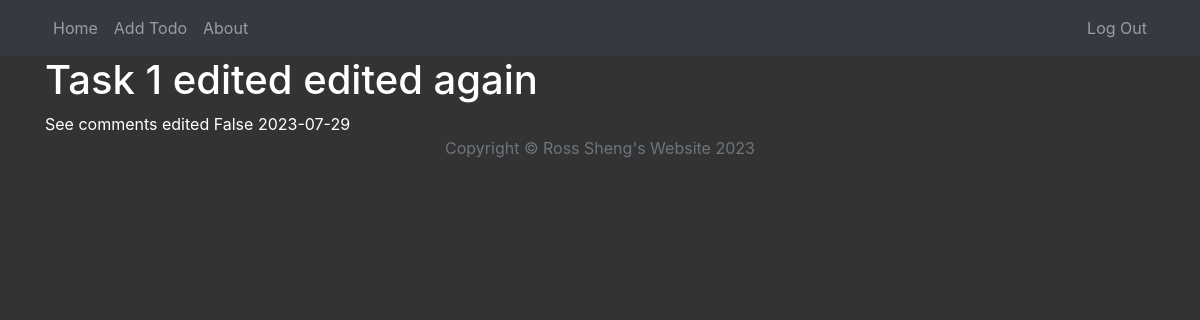
/todo/1, run on the app's committed database.
### main.py (models this page shows)
class ToDo(db.Model):
    __tablename__ = "todos"
    id = db.Column(db.Integer, primary_key=True)
    author_id = db.Column(db.Integer, db.ForeignKey("users.id"))
    author = relationship("User", back_populates="todos")
    title = db.Column(db.String(250), unique=True, nullable=False)
    priority = db.Column(db.Boolean, nullable=False)
    due_date = db.Column(db.DateTime, nullable=False)
    body = db.Column(db.Text, nullable=False)

### main.py (the view)
@app.route("/todo/<int:todo_id>")
def show_todo(todo_id):
    todo = ToDo.query.get(todo_id)
    return render_template("comments.html", todo=todo, current_user=current_user)

### templates/comments.html (shortened to what this page needs)
{% extends 'base.html' %}
{% block content %}{% include "header.html" %}
 <div class="container">
      <div class="row">
        <div class="col">
            <h1>{{todo.title}}</h1>
{{todo.body}}
            {{todo.priority}}
            {{todo.due_date.strftime("%Y-%m-%d")}}
{% include "footer.html" %}
{% endblock %}

### static/css/styles.css (style rules this page uses)
body { background-color: #333; color: white; }

### data on the page
ToDo: title "Task 1 edited edited again", body "See comments edited", priority "False", due_date "2023-07-29"
